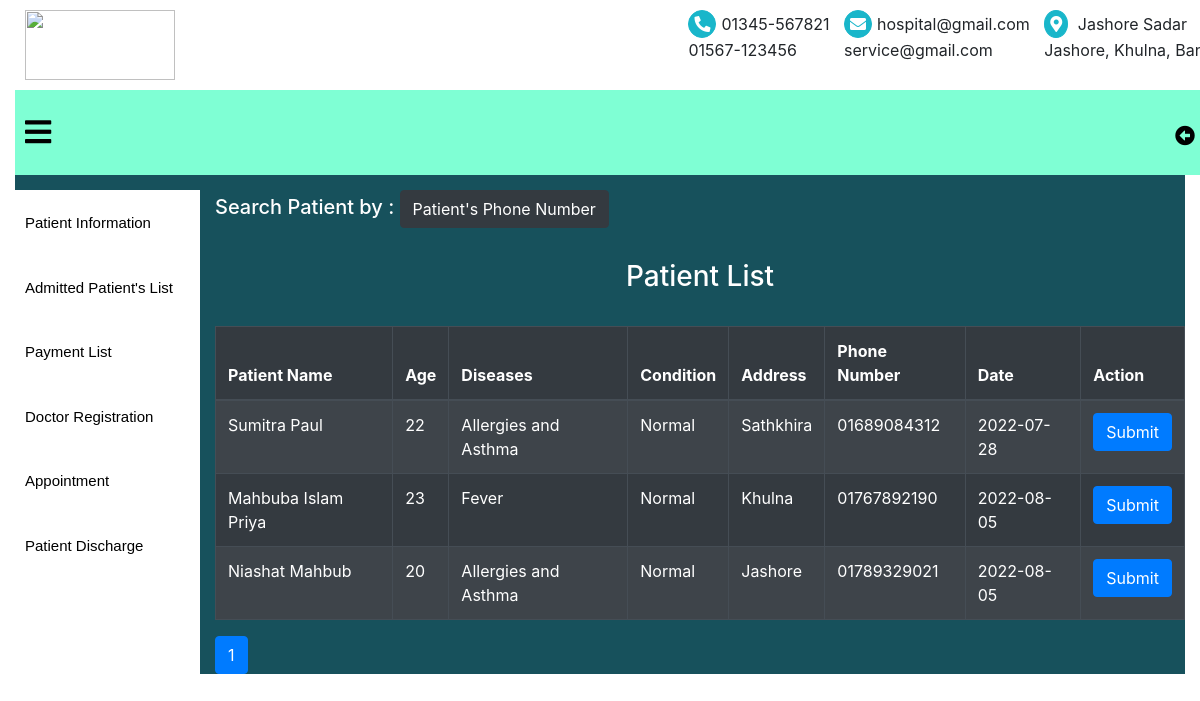
/appointment.php, run on the app's committed database.
### tables this page shows
CREATE TABLE `patient` (
  `Name` varchar(40) NOT NULL,
  `Age` int(4) NOT NULL,
  `Disease` varchar(30) NOT NULL,
  `Conditions` varchar(40) NOT NULL,
  `Address` varchar(40) NOT NULL,
  `Phone Number` int(13) NOT NULL,
  `Password` varchar(40) NOT NULL,
  `Date` date NOT NULL
);

### appointment.php (the view, shortened to what this page needs)
<?php
$serverName = "localhost";
$username = "root";
$password = "";
$dbname = "mydb";
$conn = new mysqli($serverName, $username, $password, $dbname);
if(isset($_GET['page'])){
    $page  = $_GET['page'];
}
else{
    $page = 1;
}
$num_per_page = 05;
$start_from_page = ($page-1)*$num_per_page;
$query = "SELECT `Name`, `Age`, `Disease`, `Conditions`, `Address`, `Phone Number`, `Date` FROM `patient` limit $start_from_page , $num_per_page";
$result = mysqli_query($conn, $query)
?>
<!DOCTYPE html>
<html lang="en">
<link rel="stylesheet" href="css/bootstrap.min.css">
<link rel="stylesheet" href="style/all.min.css">
<link rel="stylesheet" href="style/fontawesome.min.css">
<link rel="stylesheet" href="https://cdn.jsdelivr.net/npm/@fortawesome/fontawesome-free@5.15.3/css/fontawesome.min.css">
<link rel="stylesheet" href="Main.css">
<link rel="stylesheet" src="https://cdnjs.cloudflare.com/ajax/libs/OwlCarousel2/2.3.4/assets/owl.carousel.css">
<body>
    <div class="container">
        <div class="upper">
            <div class="top">
                <div class="row">
                    <div class="col-sm-2">
                        <img src="download.png">
                    </div>
                    <div class="col-sm-4"></div>
                    <div class="col-sm-6">
                        <nav>
                            <ul>
                                <li> <i class="fas fa-phone-alt"></i>01345-567821<br>01567-123456</li>
                                <li> <i class="fas fa-envelope"></i>hospital@gmail.com<br>service@gmail.com</li>
                                <li> <i class="fas fa-map-marker-alt"></i> Jashore Sadar<br>Jashore, Khulna, Bangladesh</li>
                            </ul>
                        </nav>
                    </div>
                </div>
            </div>
            <div class="menubar">
            <span class="menu"><i class="fas fa-bars"></i></span>
                <span class="back"></a><a href="AdminMenu.php"><i class="fas fa-arrow-alt-circle-left"></i></a><a href="index.php"><i class="fas fa-home"></i></a></span>
            </div>
        </div>
        <div class="homePage ">
    <div class="row">
        <div class="col-sm-2 showPat showLink ">
            <ul>
                <li><a href="listPatient.php">Patient Information</a></li>
                <li><a href="patientList.php"> Admitted Patient's List</a></li>
                <li><a href="paymentList.php">Payment List</a></li>
                <li><a href="doctor.php">Doctor Registration</a></li>
                <li><a href="appointment.php">Appointment</a></li>
                <li><a href="patientDis.php">Patient Discharge</a></li>
            </ul>
        </div>
        <div class="col-sm-10">
    <div class="row">
        <div class="col-sm-12">
            <div class="row">
                <div class="col-sm-6">
                <h5>Search Patient by : <span id="id" class="btn btn-dark text-white">Patient's Phone Number</span></h5>
                </div>
                <div class="col-sm-3"></div>
                <div class="col-sm-3">
                </div>
            </div>
            <h3 class="text-center text-white mt-4">Patient List</h3>
          <br>
          <table class="table table-bordered table-striped table-dark text-white">
              <thead>
                  <tr>
                      <th>Patient Name</th>
                      <th>Age</th>
                      <th>Diseases</th>
                      <th>Condition</th>
                      <th>Address</th>
                      <th>Phone Number</th>
                      <th>Date</th>
                      <th>Action</th>
                  </tr>
              </thead>
              <tbody>
              <?php
if($result==TRUE){
while($rows = mysqli_fetch_assoc($result))
{
?>
                  <tr>
                      <td><?php echo $rows['Name']; ?></td>
                      <td><?php echo $rows['Age']; ?></td>
                      <td><?php echo $rows['Disease']; ?></td>
                      <td><?php echo $rows['Conditions']; ?></td>
                      <td><?php echo $rows['Address']; ?></td>
                      <td><?php echo "0".$rows['Phone Number']; ?></td>
                      <td><?php echo $rows['Date']; ?></td>
                      <td>
                        <form action="update.php" method="post">
                            <input type="submit" class="btn btn-primary text-white" name="submit">
                        </form>
                      </td>
                  </tr>
                  <?php }
}
else{
    echo "Error";
}
?>
             </tbody>
         </table>
       <?php
           $per_query = "SELECT `Name`, `Age`, `Disease`, `Conditions`, `Address`, `Phone Number`, `Date` FROM `patient`";
           $per_result = mysqli_query($conn, $per_query);
           $total_record  = mysqli_num_rows($per_result);
           $total_page = ceil($total_record/$num_per_page);
          for($i=1;$i<=$total_page;$i++){
            echo "<a href='appointment.php?page=".$i."' class='btn btn-primary text-white mr-2'>$i</a>";
          }
       ?>
       </div>
        </div>
</div>
        </div>
        </div>
        </div>

### Main.css (style rules this page uses)
* { margin: 0px 0px; padding: 0px 0px; box-sizing: border-box; scroll-behavior: smooth; }
.container { max-width: 1360px; }
.upper { position: fixed; z-index: 99; width: 1317px; }
.top { background-color: white; padding: 10px 10px; }
.top nav { flex: 1; }
.top ul li { list-style: none; display: inline-block; margin-right: 10px; }
.top img { width: 150px; height: 70px; }
.top i { color: white; margin-right: 5px; border-radius: 50%; border: 1px solid rgb(25, 182, 202); background-color: rgb(25, 182, 202); padding: 5px 5px; }
.menu { cursor: pointer; }
.menubar { padding: 20px 10px; background-color: aquamarine; color: black; font-size: 30px; }
.menubar .back { margin-left: 86%; }
.showLink { background-color: white; color: cadetblue; }
.homePage { position: relative; padding-top: 190px; color: white; background-color: rgb(23, 81, 92); }
.showPat ul li { list-style: none; color: white; cursor: pointer; padding: 20px 10px; }
.back a { color: black; text-decoration: none; font-size: 20px; padding-right: 20px; }
.showPat ul li a { color: black; font-size: 15px; text-decoration: none; font-family: 'Lucida Sans', 'Lucida Sans Regular', 'Lucida Grande', 'Lucida Sans Unicode', Geneva, Verdana, sans-serif; }
.homePage ul li { list-style: none; }

### data on the page
patient: Name "Sumitra Paul", Age "22", Disease "Allergies and Asthma", Conditions "Normal", Address "Sathkhira", Phone Number "1689084312", Date "2022-07-28"
patient: Name "Mahbuba Islam Priya", Age "23", Disease "Fever", Conditions "Normal", Address "Khulna", Phone Number "1767892190", Date "2022-08-05"
patient: Name "Niashat Mahbub", Age "20", Disease "Allergies and Asthma", Conditions "Normal", Address "Jashore", Phone Number "1789329021", Date "2022-08-05"
